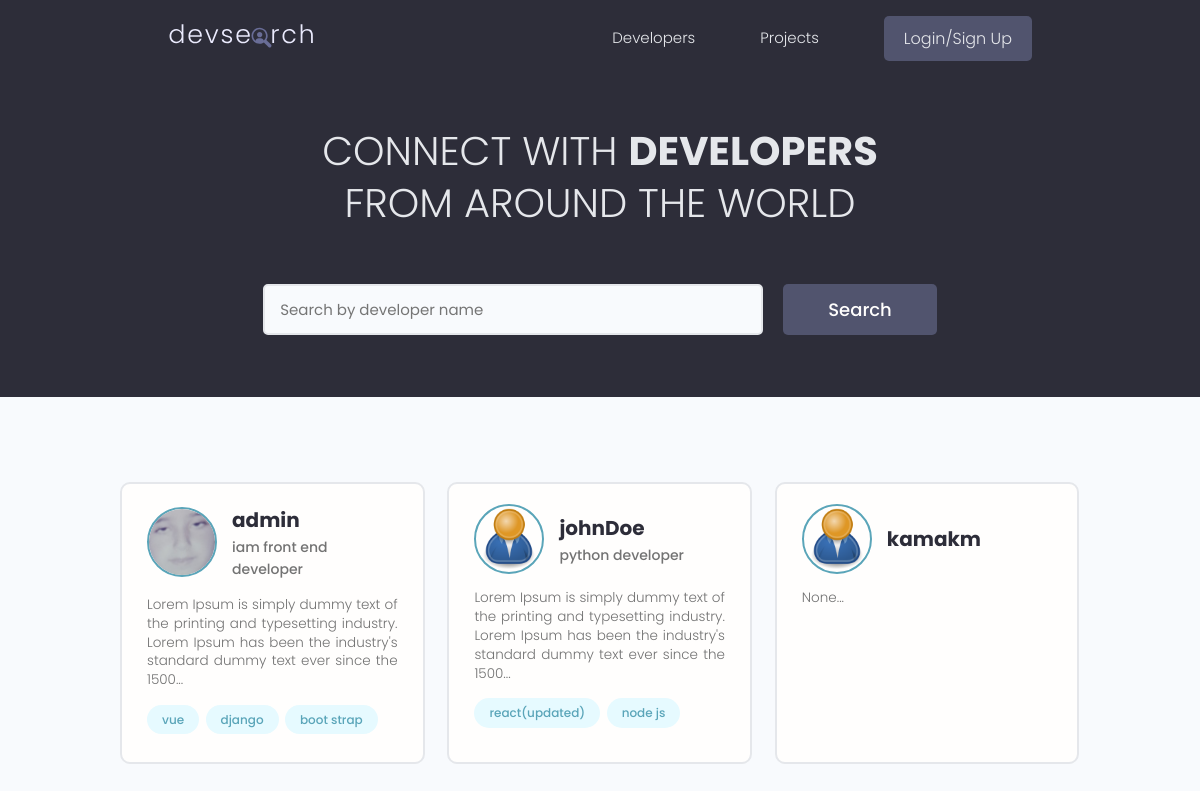
The app's page /, older data.
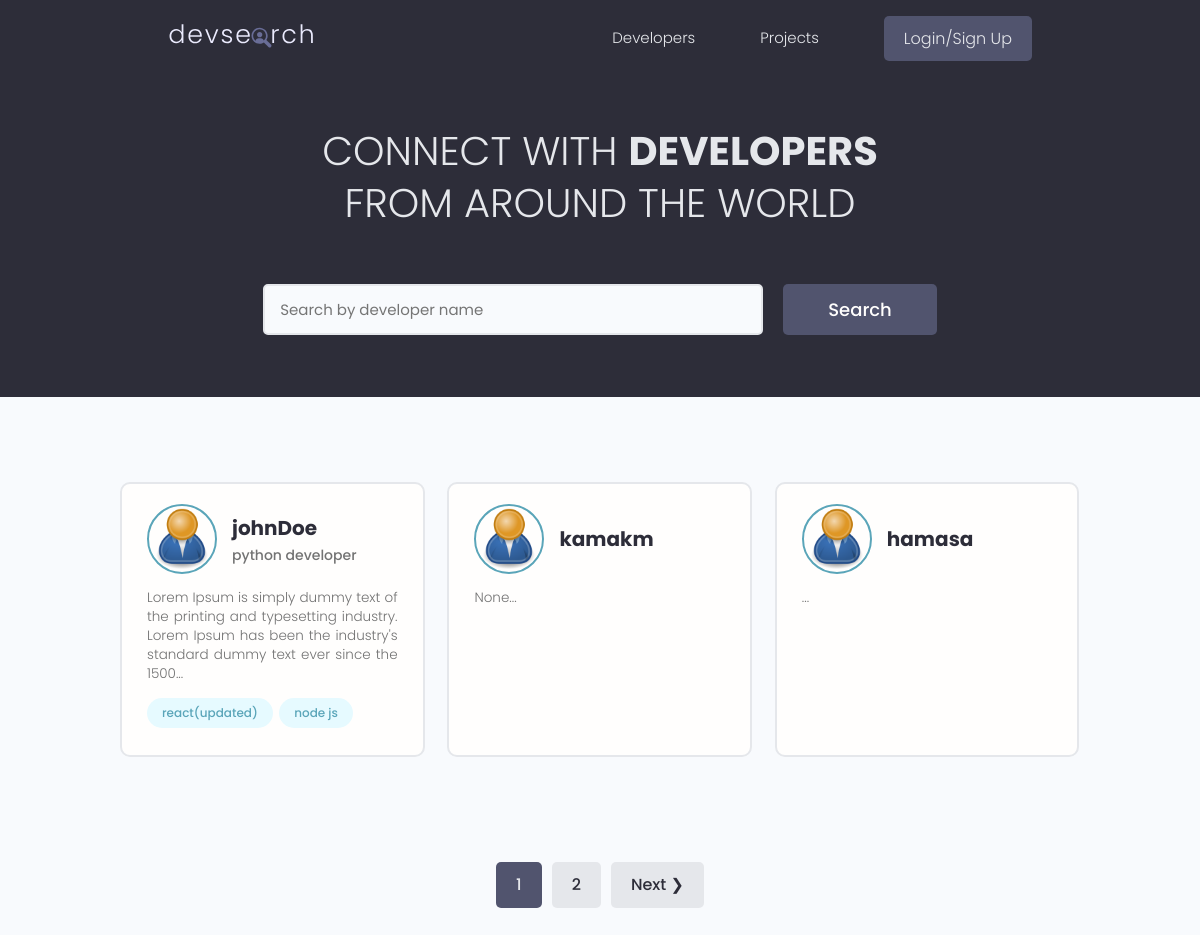
The same page, newer data.
### users/models.py (models this page shows, shortened)
class Profile(models.Model):
    id = models.UUIDField(default=uuid.uuid4, unique=True,
                            primary_key=True, editable=False)
    user = models.OneToOneField(
        User, null=True, blank=True, on_delete=models.CASCADE, related_name='user')
    name = models.CharField(max_length=200, null=True, blank=True)
    user_name = models.CharField(max_length=200, null=True, blank=True)
    email = models.EmailField(null=True, blank=True)
    headline = models.CharField(max_length=800, null=True, blank=True)
    bio = models.TextField(null=True, blank=True)
    location = models.CharField(max_length=200, null=True, blank=True)
    profile_image = models.ImageField(
        null=True, blank=True, upload_to="profiles/", default="profiles/user-default.png")
    social_github = models.URLField(max_length=200, null=True, blank=True)
    social_twitter = models.URLField(max_length=200, null=True, blank=True)
    social_linkedin = models.URLField(max_length=200, null=True, blank=True)
    social_youtube = models.URLField(max_length=200, null=True, blank=True)
    social_website = models.URLField(max_length=200, null=True, blank=True)
    reviews = models.ManyToManyField(User, blank=True, related_name='reviews')
    reviews_counter = models.IntegerField(default=0, null=True, blank=True)
    created = models.DateTimeField(auto_now_add=True)
    is_saved = True
    def __init__(self, *args, **kwargs):
        super().__init__(*args, **kwargs)
        fixImage(Profile, self, 'profile_image', 'profiles/user-default.png')
    def __str__(self):
        return str(self.user.username)
    class Meta:
        ordering = ["-reviews_counter"]

class Skill(models.Model):
    id = models.UUIDField(default=uuid.uuid4, unique=True,
                            primary_key=True, editable=False)
    owner = models.ForeignKey(Profile, on_delete=models.CASCADE)
    name = models.CharField(max_length=200, null=True, blank=True)
    description = models.TextField(null=True, blank=True)
    created = models.DateTimeField(auto_now_add=True)
    def __str__(self):
        return self.name

### users/views.py (the view)
# urls.py: path('', views.profiles, name="profiles"),
def profiles(request):
    search_query, profiles = searchProfiles(request)
    try:
        pages, profiles = paginateProfiles(request, search_query, profiles)
    except Exception as error:
        return error.args[0]
    context = {"profiles": profiles,
                "search_query": search_query, "pages": pages}
    return render(request, "users/profiles.html", context)

### users/utils.py (called while the page is built)
def searchProfiles(request) -> tuple[str, list]:
    search_query = ""
    if request.GET.get("search_query"):
        search_query = request.GET.get("search_query")
    skills = Skill.objects.filter(name__icontains = search_query)
    profiles = Profile.objects.filter(Q(user_name__icontains = search_query) |
                                        Q(headline__icontains = search_query) |
                                        Q(skill__in = skills)).distinct()
    return search_query, profiles

### utils/fixImage.py (called while the page is built)
def fixImage(parent, self, name, path):
    if not getattr(self, name):
        image = {
            name: path
        }
        parent.objects.filter(id=self.id).update(**image)
        setattr(self, name, {
            'url': f'/media/{path}'
        })

### users/templates/users/profiles.html (shortened to what this page needs)
{% extends 'main.html' %} {% block content %}
<main class="home">
    <section class="hero-section text-center">
        <div class="container container--narrow">
            <div class="hero-section__box">
                <h2>CONNECT WITH <span>DEVELOPERS</span></h2>
                <h2>FROM AROUND THE WORLD</h2>
            </div>
            <div class="hero-section__search">
                <form id="search-form" class="form" action="{% url 'profiles' %}" method="GET">
                    <div class="form__field">
                        <input class="input input--text" id="formInput#search" type="text" name="search_query"
                            value = "{{search_query}}" placeholder="Search by developer name" />
                    </div>
                    <input class="btn btn--sub btn--lg" type="submit" value="Search" />
                </form>
            </div>
        </div>
    </section>
    <section class="devlist">
        <div class="container">
            <div class="grid grid--three">
                {% for profile in profiles %}
                <div class="column card">
                    <div class="dev">
                        <a href="{% url 'user-profile' profile.id %}" class="card__body">
                            <div class="dev__profile">
                                <img class="avatar avatar--md" src="{{profile.profile_image.url}}"
                                    alt="image" />
                                <div class="dev__meta">
                                    <h3>{{profile}}</h3>
                                    <h5>{{profile.headline|default:""|slice:"60"}}</h5>
                                </div>
                            </div>
                            <p class="dev__info">{{profile.bio|slice:"150"}}...</p>
                            <div class="dev__skills">
                                {% for skill in profile.skill_set.all|slice:"3" %}
                                <span class="tag tag--pill tag--main">
                                    <small>{{skill}}</small>
                                </span>
                                {% endfor %}
                            </div>
                        </a>
                    </div>
                </div>
                {% endfor %}
            </div>
        </div>
    </section>
    {% include "pagination.html" with queryset=profiles pages=pages %}
</main>
{% endblock content %}

Row changes from the older to the newer data that the page shows:
no longer on this page (row unchanged): Profile: profile_image (picture), user.username "admin", headline "iam front end developer", bio "Lorem Ipsum is simply dummy text of the printing and typesetting industry. Lorem Ipsum has been the industry's standard dummy text ever since the 1500"
no longer on this page (row unchanged): Skill: name "vue", shown under "admin"
no longer on this page (row unchanged): Skill: name "django", shown under "admin"
no longer on this page (row unchanged): Skill: name "boot strap", shown under "admin"
added Profile: profile_image (placeholder picture), user.username "hamasa"
Text that changed along with them:
new list line: "1"
new list line: "2"
text now shown: "Next ❯"
